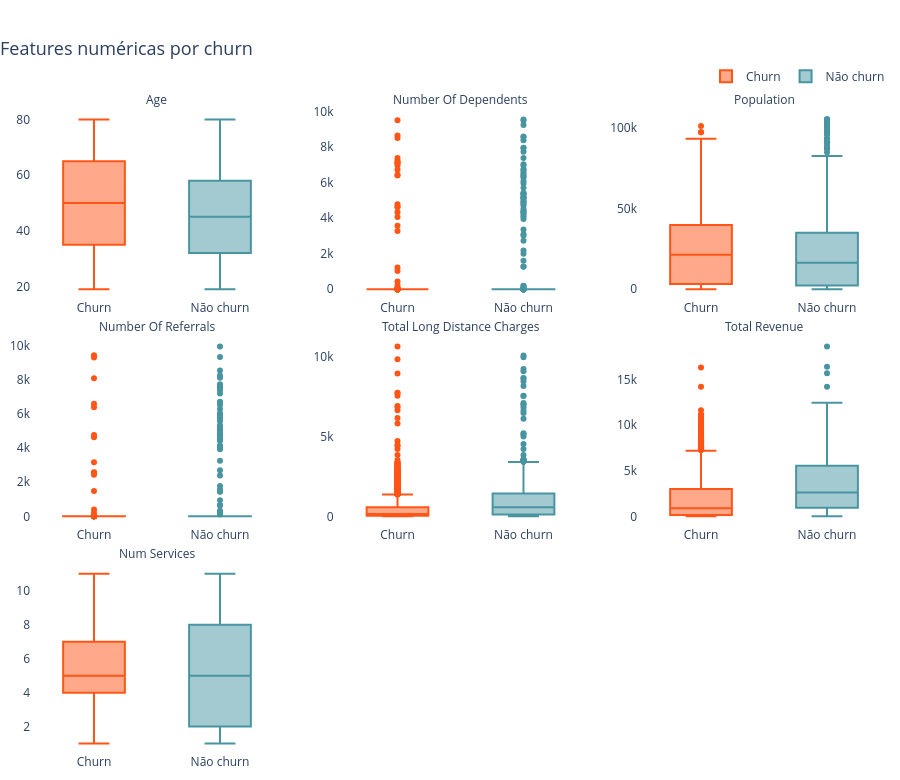

Notebook source saved alongside this figure:
### Code cell
from plotly.subplots import make_subplots

numeric_features = df_telco.select_dtypes(include='number').columns.tolist()
numeric_features = [c for c in numeric_features if c != 'churn_score']  # churn_score é proxy do próprio churn
numeric_features = [c for c in numeric_features if c not in qcut_cols + binary_cols]

n = len(numeric_features)
cols = 3
rows = (n + cols - 1) // cols

fig = make_subplots(
    rows=rows, cols=cols,
    subplot_titles=[f.replace('_', ' ').title() for f in numeric_features],
    vertical_spacing=0.06,
    horizontal_spacing=0.06,
)

for i, feature in enumerate(numeric_features):
    r = i // cols + 1
    c = i % cols + 1

    fig.add_trace(go.Box(
        y=df_telco.loc[churn, feature],
        name='Churn',
        marker_color=CHURN_COLOR,
        line_color=CHURN_COLOR,
        legendgroup='churn',
        showlegend=(i == 0),
    ), row=r, col=c)

    fig.add_trace(go.Box(
        y=df_telco.loc[~churn, feature],
        name='Não churn',
        marker_color=NO_CHURN_COLOR,
        line_color=NO_CHURN_COLOR,
        legendgroup='nao_churn',
        showlegend=(i == 0),
    ), row=r, col=c)

fig.update_layout(
    title=dict(text='Features numéricas por churn', x=0, font=dict(size=18)),
    height=260 * rows,
    plot_bgcolor='white',
    legend=dict(orientation='h', yanchor='bottom', y=1.03, xanchor='right', x=1),
    margin=dict(l=10, r=10, t=110, b=10),
)

fig.update_annotations(font_size=12)

fig.show()

### Figure 1 — Plotly figure (JSON) as saved in the notebook; plotly's stock layout.template omitted (floating-point values rounded to 4 significant figures; data arrays with more than 128 entries replaced by an {"elided": "..."} marker saying what was removed)
{"data": [{"legendgroup": "churn", "line": {"color": "#ff5517"}, "marker": {"color": "#ff5517"}, "name": "Churn", "showlegend": true, "type": "box", "xaxis": "x", "y": {"elided": "1869 float values"}, "yaxis": "y"}, {"legendgroup": "nao_churn", "line": {"color": "#4895a1"}, "marker": {"color": "#4895a1"}, "name": "Não churn", "showlegend": true, "type": "box", "xaxis": "x", "y": {"elided": "5174 float values"}, "yaxis": "y"}, {"legendgroup": "churn", "line": {"color": "#ff5517"}, "marker": {"color": "#ff5517"}, "name": "Churn", "showlegend": false, "type": "box", "xaxis": "x2", "y": {"elided": "1869 float values"}, "yaxis": "y2"}, {"legendgroup": "nao_churn", "line": {"color": "#4895a1"}, "marker": {"color": "#4895a1"}, "name": "Não churn", "showlegend": false, "type": "box", "xaxis": "x2", "y": {"elided": "5174 float values"}, "yaxis": "y2"}, {"legendgroup": "churn", "line": {"color": "#ff5517"}, "marker": {"color": "#ff5517"}, "name": "Churn", "showlegend": false, "type": "box", "xaxis": "x3", "y": {"elided": "1869 float values"}, "yaxis": "y3"}, {"legendgroup": "nao_churn", "line": {"color": "#4895a1"}, "marker": {"color": "#4895a1"}, "name": "Não churn", "showlegend": false, "type": "box", "xaxis": "x3", "y": {"elided": "5174 float values"}, "yaxis": "y3"}, {"legendgroup": "churn", "line": {"color": "#ff5517"}, "marker": {"color": "#ff5517"}, "name": "Churn", "showlegend": false, "type": "box", "xaxis": "x4", "y": {"elided": "1869 float values"}, "yaxis": "y4"}, {"legendgroup": "nao_churn", "line": {"color": "#4895a1"}, "marker": {"color": "#4895a1"}, "name": "Não churn", "showlegend": false, "type": "box", "xaxis": "x4", "y": {"elided": "5174 float values"}, "yaxis": "y4"}, {"legendgroup": "churn", "line": {"color": "#ff5517"}, "marker": {"color": "#ff5517"}, "name": "Churn", "showlegend": false, "type": "box", "xaxis": "x5", "y": {"elided": "1869 float values"}, "yaxis": "y5"}, {"legendgroup": "nao_churn", "line": {"color": "#4895a1"}, "marker": {"color": "#4895a1"}, "name": "Não churn", "showlegend": false, "type": "box", "xaxis": "x5", "y": {"elided": "5174 float values"}, "yaxis": "y5"}, {"legendgroup": "churn", "line": {"color": "#ff5517"}, "marker": {"color": "#ff5517"}, "name": "Churn", "showlegend": false, "type": "box", "xaxis": "x6", "y": {"elided": "1869 float values"}, "yaxis": "y6"}, {"legendgroup": "nao_churn", "line": {"color": "#4895a1"}, "marker": {"color": "#4895a1"}, "name": "Não churn", "showlegend": false, "type": "box", "xaxis": "x6", "y": {"elided": "5174 float values"}, "yaxis": "y6"}, {"legendgroup": "churn", "line": {"color": "#ff5517"}, "marker": {"color": "#ff5517"}, "name": "Churn", "showlegend": false, "type": "box", "xaxis": "x7", "y": {"elided": "1869 int values"}, "yaxis": "y7"}, {"legendgroup": "nao_churn", "line": {"color": "#4895a1"}, "marker": {"color": "#4895a1"}, "name": "Não churn", "showlegend": false, "type": "box", "xaxis": "x7", "y": {"elided": "5174 int values"}, "yaxis": "y7"}], "layout": {"annotations": [{"font": {"size": 12}, "showarrow": false, "text": "Age", "x": 0.1467, "xanchor": "center", "xref": "paper", "y": 1, "yanchor": "bottom", "yref": "paper"}, {"font": {"size": 12}, "showarrow": false, "text": "Number Of Dependents", "x": 0.5, "xanchor": "center", "xref": "paper", "y": 1, "yanchor": "bottom", "yref": "paper"}, {"font": {"size": 12}, "showarrow": false, "text": "Population", "x": 0.8533, "xanchor": "center", "xref": "paper", "y": 1, "yanchor": "bottom", "yref": "paper"}, {"font": {"size": 12}, "showarrow": false, "text": "Number Of Referrals", "x": 0.1467, "xanchor": "center", "xref": "paper", "y": 0.6467, "yanchor": "bottom", "yref": "paper"}, {"font": {"size": 12}, "showarrow": false, "text": "Total Long Distance Charges", "x": 0.5, "xanchor": "center", "xref": "paper", "y": 0.6467, "yanchor": "bottom", "yref": "paper"}, {"font": {"size": 12}, "showarrow": false, "text": "Total Revenue", "x": 0.8533, "xanchor": "center", "xref": "paper", "y": 0.6467, "yanchor": "bottom", "yref": "paper"}, {"font": {"size": 12}, "showarrow": false, "text": "Num Services", "x": 0.1467, "xanchor": "center", "xref": "paper", "y": 0.2933, "yanchor": "bottom", "yref": "paper"}], "height": 780, "legend": {"orientation": "h", "x": 1, "xanchor": "right", "y": 1.03, "yanchor": "bottom"}, "margin": {"b": 10, "l": 10, "r": 10, "t": 110}, "plot_bgcolor": "white", "title": {"font": {"size": 18}, "text": "Features numéricas por churn", "x": 0}, "xaxis": {"anchor": "y", "domain": [0, 0.2933]}, "xaxis2": {"anchor": "y2", "domain": [0.3533, 0.6467]}, "xaxis3": {"anchor": "y3", "domain": [0.7067, 1]}, "xaxis4": {"anchor": "y4", "domain": [0, 0.2933]}, "xaxis5": {"anchor": "y5", "domain": [0.3533, 0.6467]}, "xaxis6": {"anchor": "y6", "domain": [0.7067, 1]}, "xaxis7": {"anchor": "y7", "domain": [0, 0.2933]}, "xaxis8": {"anchor": "y8", "domain": [0.3533, 0.6467]}, "xaxis9": {"anchor": "y9", "domain": [0.7067, 1]}, "yaxis": {"anchor": "x", "domain": [0.7067, 1]}, "yaxis2": {"anchor": "x2", "domain": [0.7067, 1]}, "yaxis3": {"anchor": "x3", "domain": [0.7067, 1]}, "yaxis4": {"anchor": "x4", "domain": [0.3533, 0.6467]}, "yaxis5": {"anchor": "x5", "domain": [0.3533, 0.6467]}, "yaxis6": {"anchor": "x6", "domain": [0.3533, 0.6467]}, "yaxis7": {"anchor": "x7", "domain": [0, 0.2933]}, "yaxis8": {"anchor": "x8", "domain": [0, 0.2933]}, "yaxis9": {"anchor": "x9", "domain": [0, 0.2933]}}}
